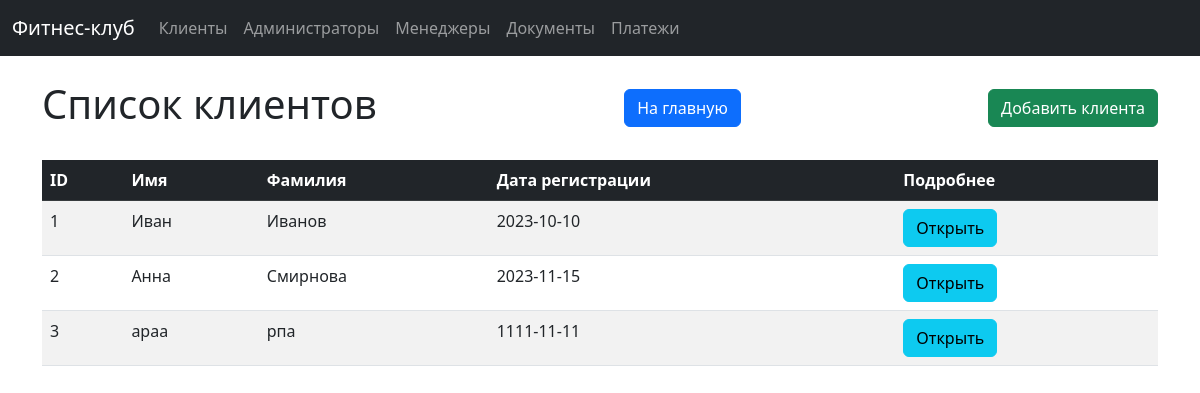
The app's page /clients with its own data.
### tables this page shows
CREATE TABLE clients (
        client_id INTEGER PRIMARY KEY AUTOINCREMENT,
        first_name TEXT NOT NULL,
        last_name TEXT NOT NULL,
        date_of_birth DATE NOT NULL,
        phone_number TEXT NOT NULL,
        email TEXT NOT NULL,
        membership_type TEXT NOT NULL,
        registration_date DATE NOT NULL,
        status TEXT DEFAULT 'active'
    );

### app.py (the view)
@app.route('/clients')
def clients_list():
    clients = query_db('SELECT * FROM clients')
    return render_template('clients_list.html', clients=clients)

### app.py (called while the page is built)
def query_db(query, args=(), one=False):
    conn = sqlite3.connect('fitness_club.db')
    conn.row_factory = sqlite3.Row
    cur = conn.cursor()
    cur.execute(query, args)
    rv = cur.fetchall()
    conn.close()
    return (rv[0] if rv else None) if one else rv

### templates/clients_list.html (shortened to what this page needs)
{% extends "base.html" %}
{% block content %}
<div class="d-flex justify-content-between align-items-center mb-4">
    <h1>Список клиентов</h1>
    <a href="/" class="btn btn-primary">На главную</a>
    <a href="/clients/add" class="btn btn-success">Добавить клиента</a>
</div>
<table class="table table-striped table-hover">
    <thead class="table-dark">
        <tr>
            <th>ID</th>
            <th>Имя</th>
            <th>Фамилия</th>
            <th>Дата регистрации</th>
            <th>Подробнее</th>
        </tr>
    </thead>
    <tbody>
        {% for client in clients %}
        <tr>
            <td>{{ client.client_id }}</td>
            <td>{{ client.first_name }}</td>
            <td>{{ client.last_name }}</td>
            <td>{{ client.registration_date }}</td>
            <td><a href="/clients/{{ client.client_id }}" class="btn btn-info">Открыть</a></td>
        </tr>
        {% endfor %}
    </tbody>
</table>
{% endblock %}

### templates/base.html (shortened to what this page needs)
<!DOCTYPE html>
<html lang="en">
<head>
    <link href="https://cdn.jsdelivr.net/npm/bootstrap@5.3.0/dist/css/bootstrap.min.css" rel="stylesheet">
</head>
<body>
    <nav class="navbar navbar-expand-lg navbar-dark bg-dark">
        <div class="container-fluid">
            <a class="navbar-brand" href="/">Фитнес-клуб</a>
            <div class="collapse navbar-collapse" id="navbarNav">
                <ul class="navbar-nav">
                    <li class="nav-item"><a class="nav-link" href="/clients">Клиенты</a></li>
                    <li class="nav-item"><a class="nav-link" href="/administrators">Администраторы</a></li>
                    <li class="nav-item"><a class="nav-link" href="/managers">Менеджеры</a></li>
                    <li class="nav-item"><a class="nav-link" href="/documents">Документы</a></li>
                    <li class="nav-item"><a class="nav-link" href="/payments">Платежи</a></li>
                </ul>
            </div>
        </div>
    </nav>
    <div class="container mt-4">
        {% block content %}{% endblock %}
    </div>
</body>
</html>

### records on screen
clients: client_id "1", first_name "Иван", last_name "Иванов", registration_date "2023-10-10"
clients: client_id "2", first_name "Анна", last_name "Смирнова", registration_date "2023-11-15"
clients: client_id "3", first_name "араа", last_name "рпа", registration_date "1111-11-11"
